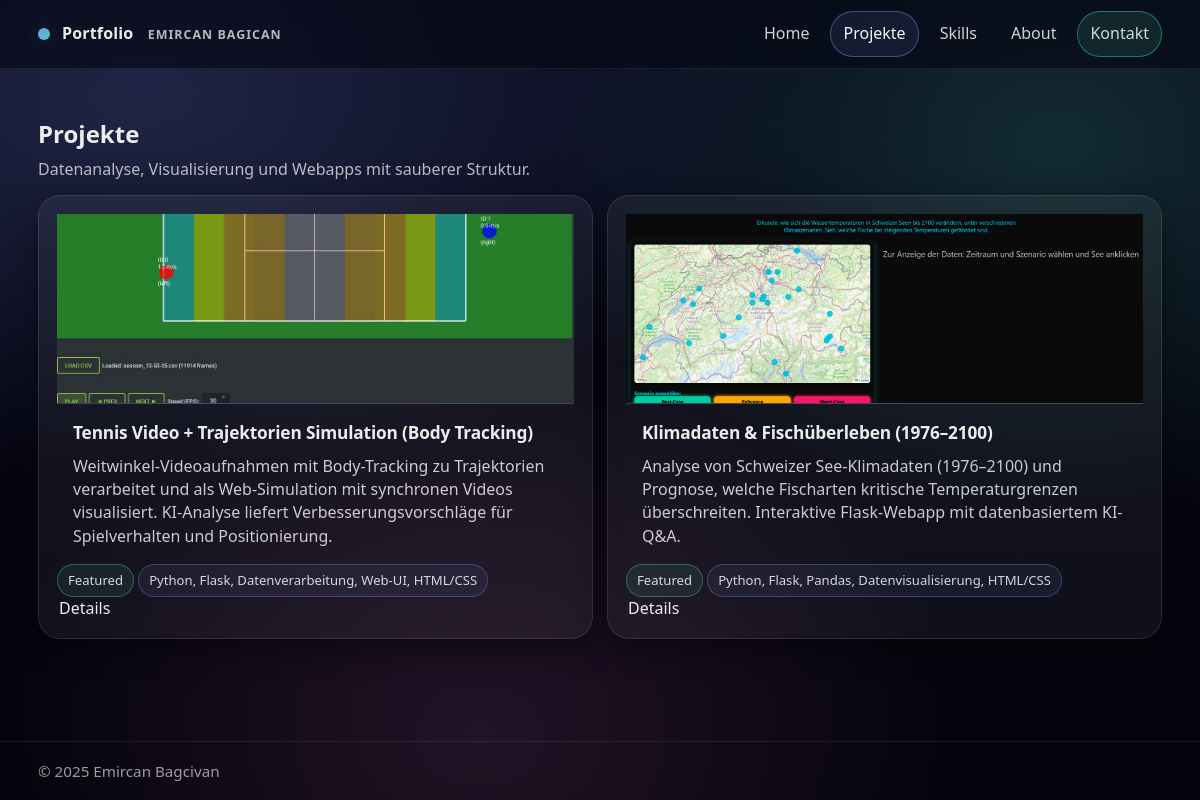
/projects/, run on the app's committed database.
### portfolio/models.py (models this page shows, shortened)
class Project(models.Model):
    title = models.CharField(max_length=120)
    slug = models.SlugField(max_length=140, unique=True, blank=True)
    short_description = models.CharField(max_length=220)
    description = models.TextField()
    tech_stack = models.CharField(max_length=220, blank=True)
    repo_url = models.URLField(blank=True)
    live_url = models.URLField(blank=True)
    cover_image = models.ImageField(upload_to="projects/", blank=True, null=True)
    featured = models.BooleanField(default=False)
    created_at = models.DateTimeField(auto_now_add=True)
    class Meta:
        ordering = ["-featured", "-created_at"]

### portfolio/views.py (the view)
# urls.py: path("projects/", views.ProjectsView.as_view(), name="projects"),
class ProjectsView(ListView):
    template_name = "portfolio/projects.html"
    model = Project
    context_object_name = "projects"
    paginate_by = 8
    ordering = ["-created_at"]

### portfolio/templates/portfolio/projects.html (shortened to what this page needs)
{% extends "portfolio/base.html" %}
{% load static %}
{% block content %}
<section class="section">
  <header class="section-head">
    <h1>Projekte</h1>
    <p class="muted">Datenanalyse, Visualisierung und Webapps mit sauberer Struktur.</p>
  </header>
  <div class="grid cards">
    {% for p in projects %}
      <article class="card">
        <div class="project-media">
          {% if p.cover_image %}
            <img src="{{ p.cover_image.url }}" alt="{{ p.title }}">
          {% else %}
            <img src="{% static 'img/placeholder.png' %}" alt="{{ p.title }}">
          {% endif %}
        </div>
        <div class="project-body">
          <h2 class="project-title"><a href="{% url 'project_detail' p.slug %}">{{ p.title }}</a></h2>
          <p class="project-desc">{{ p.short_description }}</p>
        </div>
        <div class="project-meta">
          <div>
            {% if p.featured %}<span class="tag good">Featured</span>{% endif %}
            {% if p.tech_stack %}<span class="tag blue">{{ p.tech_stack }}</span>{% endif %}
          </div>
          <a class="link" href="{% url 'project_detail' p.slug %}">Details</a>
        </div>
      </article>
    {% empty %}
      <p class="muted">Noch keine Projekte vorhanden.</p>
    {% endfor %}
  </div>
</section>
{% endblock %}

### static/css/style.css (style rules this page uses)
:root { --bg0:#050510; --bg1:#07071a; --panel:rgba(255,255,255,.06); --panel2:rgba(255,255,255,.09); --line:rgba(255,255,255,.12); --line2:rgba(255,255,255,.18); --text:rgba(255,255,255,.92); --muted:rgba(255,255,255,.70); --muted2:rgba(255,255,255,.56); --a:rgba(132,160,255,.95); --b:rgba(90,255,205,.92); --c:rgba(255,120,220,.84); --radius:22px; --shadow:0 18px 60px rgba(0,0,0,.55); --shadow2:0 10px 30px rgba(0,0,0,.40); --max:1160px; }
* { box-sizing:border-box }
html,body { height:100% }
body { margin:0; color:var(--text); font-family: ui-sans-serif, system-ui, -apple-system, Segoe UI, Roboto, Arial, sans-serif; background: radial-gradient(1100px 650px at 12% 12%, rgba(132,160,255,.20), transparent 60%), radial-gradient(900px 650px at 88% 18%, rgba(90,255,205,.15), transparent 58%), radial-gradient(800px 650px at 40% 92%, rgba(255,120,220,.12), transparent 60%), linear-gradient(180deg, var(--bg1), var(--bg0) 60%, #04040c); line-height:1.45; min-height:100vh; display:flex; flex-direction:column; }
img { max-width:100%;display:block }
a { color:inherit }
.muted { color:var(--muted) }
.card { border-radius:var(--radius); border:1px solid rgba(255,255,255,.10); background:rgba(255,255,255,.05); box-shadow:var(--shadow2); padding:18px; overflow:visible; }
.section { padding:22px 0 }
.section-head { margin-bottom:14px }
.section-head h1,.section-head h2 { margin:0 0 6px 0 }
.section-head p { margin:0 }
.grid { display:grid;gap:14px }
.grid.cards { grid-template-columns:repeat(auto-fit, minmax(340px, 1fr)); align-items:stretch; }
.cards .card { height:100%; display:flex; flex-direction:column; }
.link { text-decoration:none; color:rgba(255,255,255,.92); padding:6px 2px; border-bottom:1px solid rgba(132,160,255,0); }
.tag { display:inline-flex; align-items:center; padding:6px 10px; border-radius:999px; font-size:.82rem; color:rgba(255,255,255,.82); border:1px solid rgba(255,255,255,.14); background:rgba(255,255,255,.04); }
.tag.good { border-color:rgba(90,255,205,.30);background:rgba(90,255,205,.08) }
.tag.blue { border-color:rgba(132,160,255,.30);background:rgba(132,160,255,.08) }
.project-media { display:block; height:190px; border-bottom:1px solid rgba(255,255,255,.10); background: radial-gradient(450px 220px at 30% 0%, rgba(132,160,255,.22), transparent 62%), radial-gradient(450px 220px at 90% 20%, rgba(90,255,205,.18), transparent 62%), rgba(255,255,255,.03); overflow:hidden; }
.project-media img { width:100%; height:100%; object-fit:cover; object-position:center; filter:saturate(1.07) contrast(1.06); }
.project-body { padding:16px;flex:1 }
.project-title { margin:0; font-size:1.08rem; letter-spacing:-.01em; display:-webkit-box; -webkit-line-clamp:2; -webkit-box-orient:vertical; overflow:hidden; }
.project-title a { text-decoration:none }
.project-desc { margin:10px 0 0 0; color:rgba(255,255,255,.78); display:-webkit-box; -webkit-line-clamp:4; -webkit-box-orient:vertical; overflow:hidden; }

### data on the page
Project: cover_image (picture), title "Tennis Video + Trajektorien Simulation (Body Tracking)", short_description "Weitwinkel-Videoaufnahmen mit Body-Tracking zu Trajektorien verarbeitet und als Web-Simulation mit synchronen Videos visualisiert. KI-Analyse liefert Verbesserungsvorschläge für Spielverhalten und Positionierung.", featured "Featured", tech_stack "Python, Flask, Datenverarbeitung, Web-UI, HTML/CSS"
Project: cover_image (picture), title "Klimadaten & Fischüberleben (1976–2100)", short_description "Analyse von Schweizer See-Klimadaten (1976–2100) und Prognose, welche Fischarten kritische Temperaturgrenzen überschreiten. Interaktive Flask-Webapp mit datenbasiertem KI-Q&A.", featured "Featured", tech_stack "Python, Flask, Pandas, Datenvisualisierung, HTML/CSS"
